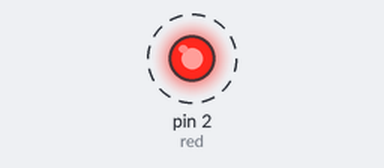
The sketch below on a simulated Arduino Uno, built with avr-gcc and run on an emulated ATmega328P. Shown: output pins drawn as LEDs (lit = HIGH). Dashed ring = blinking.

Above: at 0.5 s.
Timing chart, 0 to 4.6 s (numbered marks = the images above):
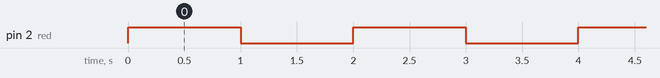

The sketch:

blink_if_not.ino
```cpp
/*
Lampeggio con controllo
 */


byte red = 2;
boolean on_off = true;

// the setup routine runs once when you press reset:
void setup() {
  // initialize the digital pin as an output.
  pinMode(red, OUTPUT);
}

// the loop routine runs over and over again forever:
void loop() {
  digitalWrite(red, on_off);
  if (on_off==true) {
    on_off = false;
  } else {
    on_off = true;
  }
  delay(1000);
}
```

Measured:
- by itself, pin 2 (red): alternates HIGH for 1.0 s and LOW for 1.0 s
